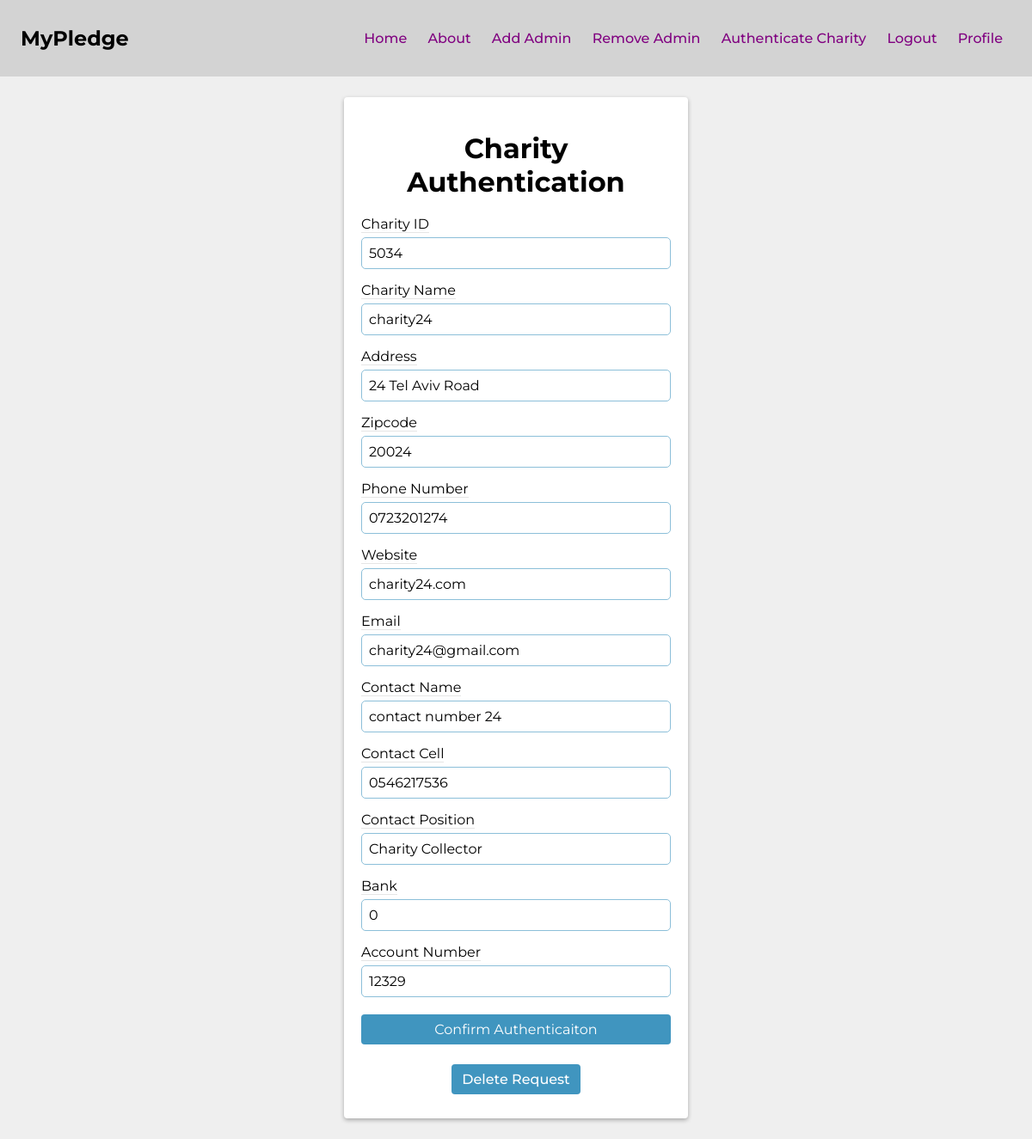
Page /organization/authentication_details/5034 (signed in) on the committed database.
### app/models.py (models this page shows, shortened)
class Charity(db.Model, UserMixin):
    id               = Column(Integer, primary_key=True, autoincrement=False, unique=True)
    charity_name     = Column(String(64), nullable=False)
    address          = Column(String(64), nullable=False)
    zip_code         = Column(String(64), nullable=False)
    phone            = Column(String(64), nullable=False)
    website          = Column(String(64))
    email            = Column(String(64), nullable=False, unique=True)
    password         = Column(String(64), nullable=False)
    contact_name     = Column(String(64))
    contact_cell     = Column(String(64), unique=True)
    contact_position = Column(String(64))
    bank             = Column(String(64), nullable=False)
    account_number   = Column(String(64), nullable=False)
    balance          = Column(Float, default=0)
    home_page_text   = Column(String(200), default='')
    description      = Column(Text, default='')
    authenticated    = Column(Boolean, default=False)
    receipts         = db.relationship('Receipt', backref='charity', lazy='dynamic')
    pledges         = db.relationship('Pledge', backref='charity', lazy='dynamic')
    donations       = db.relationship('Donation', backref='charity', lazy='dynamic')

### app/organization/routes.py (the view, shortened to what this page needs)
@organization.route('/authentication_details/<charity_id>', methods=('GET', 'POST'))
@login_required
def authentication_details(charity_id):
    if current_user.admin == False:
        return redirect(url_for('main.home'))
    update_form = CharityAuthenticateForm()
    charity = Charity.query.filter_by(id=charity_id).first()
    return render_template('authentication_details.html',
                           charity=charity,
                           update_form=update_form)

### app/main/forms.py
class CharityAuthenticateForm(FlaskForm):
    id               = IntegerField('Charity ID', validators=[DataRequired(), NumberRange(min=5000)])
    charity_name     = StringField('Charity Name', validators=[DataRequired()])
    address          = StringField('Address', validators=[DataRequired()])
    zip_code         = StringField('Zipcode', validators=[DataRequired()])
    phone            = StringField('Phone Number', validators=[DataRequired()])
    website          = StringField('Website')
    email            = StringField('Email', validators=[DataRequired()])
    contact_name     = StringField('Contact Name')
    contact_cell     = StringField('Contact Cell', validators=[DataRequired()])
    contact_position = StringField('Contact Position')
    bank             = StringField('Bank', validators=[DataRequired()])
    account_number   = StringField('Account Number', validators=[DataRequired()])
    submit           = SubmitField('Submit For Review')

### app/__init__.py (called while the page is built)
def create_app():
    app = Flask(__name__)
    app.config.from_object(Config)
    db.init_app(app)
    migrate.init_app(app,db)
    login_manager.init_app(app)
    mail.init_app(app)
    scheduler.init_app(app)
    scheduler.start()
    from app.models import Donor, Charity
    @login_manager.user_loader
    def load_user(user_id):
        donor = Donor.query.get(user_id)
        charity = Charity.query.get(user_id)
        if donor:
            return donor
        elif charity:
            return charity
        else:
            return None
    login_manager.login_view = 'main.login_donor'
    from app.donor import donor
    from app.organization import organization
    from app.main import main
    app.register_blueprint(main)
    app.register_blueprint(donor)
    app.register_blueprint(organization)
    return app

### app/organization/templates/authentication_details.html (shortened to what this page needs)
{% extends 'base.html' %}
{% block content %}
<div class="form-card">
    <div class="form-card-body">
        <h1>Charity Authentication</h1>
        <form method="post" enctype="multipart/form-data">
            {{ update_form.id.label }}
            {{ update_form.id(value=charity.id) }}
            {{ update_form.charity_name.label }}
            {{ update_form.charity_name(value=charity.charity_name) }}
            {{ update_form.address.label }}
            {{ update_form.address(value=charity.address) }}
            {{ update_form.zip_code.label }}
            {{ update_form.zip_code(value=charity.zip_code) }}
            {{ update_form.phone.label }}
            {{ update_form.phone(value=charity.phone) }}
            {{ update_form.website.label }}
            {{ update_form.website(value=charity.website) }}
            {{ update_form.email.label }}
            {{ update_form.email(value=charity.email) }}
            {{ update_form.contact_name.label }}
            {{ update_form.contact_name(value=charity.contact_name) }}
            {{ update_form.contact_cell.label }}
            {{ update_form.contact_cell(value=charity.contact_cell) }}
            {{ update_form.contact_position.label }}
            {{ update_form.contact_position(value=charity.contact_position) }}
            {{ update_form.bank.label }}
            {{ update_form.bank(value=charity.bank) }}
            {{ update_form.account_number.label }}
            {{ update_form.account_number(value=charity.account_number) }}
            {{ update_form.submit(class='btn-donate', value='Confirm Authenticaiton') }}
        </form>
        <div class="delete-request">
            <a class="btn-donate " href="{{ url_for('organization.delete_request', charity_id=charity.id) }}">Delete Request</a>
        </div>
    </div>
</div>
{% endblock content %}

### app/static/main.css (style rules this page uses)
html { width: 100%; }
* { border:0; margin:0; padding: 0; box-sizing: border-box; font-family: "Montserrat", sans-serif; }
body { background: #EFEFEF; display: flex; flex-direction: column; align-items: center; justify-content: flex-start; }
a { font-weight: 500; font-size: 16px; text-decoration: none; list-style: none; padding: 0px 10px; color: purple }
.btn-donate { border:none; background: hsl(200, 50%, 50%); color: white; border-radius: .25em; padding: .5em .75em; cursor: pointer; }
.form-card, .profile-welcome { background: white; display: flex; flex-direction: column; justify-content: center; align-items: center; width: 100%; max-width: 400px; padding: 20px; height: auto; margin: 1.5rem auto; box-shadow: 0 2px 5px rgba(0, 0, 0, .3); border-radius: .25rem; }
.form-card-body h1 { text-align: center; margin: 20px 0; }
.form-card-body { display: flex; flex-direction: column; }
form { display: flex; flex-direction: column; }
form label { border-bottom: 1px solid rgba(0, 0, 0, .1); width: fit-content; }
input, select { border: 1px solid hsl(200, 50%, 70%); border-radius: 5px; padding: .5rem .5rem; font-size: 1rem; margin: 5px 0 15px; }
.delete-request { margin: .5rem 0; width: 100%; display: flex; justify-content: center; }

### rows in the picture
Charity: id "5034", charity_name "charity24", address "24 Tel Aviv Road", zip_code "20024", phone "0723201274", website "charity24.com", email "charity24@gmail.com", contact_name "contact number 24", contact_cell "0546217536", contact_position "Charity Collector", bank "0", account_number "12329"

### other values in the picture
{{ update_form.id.label }} "Charity ID"
{{ update_form.charity_name.label }} "Charity Name"
{{ update_form.address.label }} "Address"
{{ update_form.zip_code.label }} "Zipcode"
{{ update_form.phone.label }} "Phone Number"
{{ update_form.website.label }} "Website"
{{ update_form.email.label }} "Email"
{{ update_form.contact_name.label }} "Contact Name"
{{ update_form.contact_cell.label }} "Contact Cell"
{{ update_form.contact_position.label }} "Contact Position"
{{ update_form.bank.label }} "Bank"
{{ update_form.account_number.label }} "Account Number"
